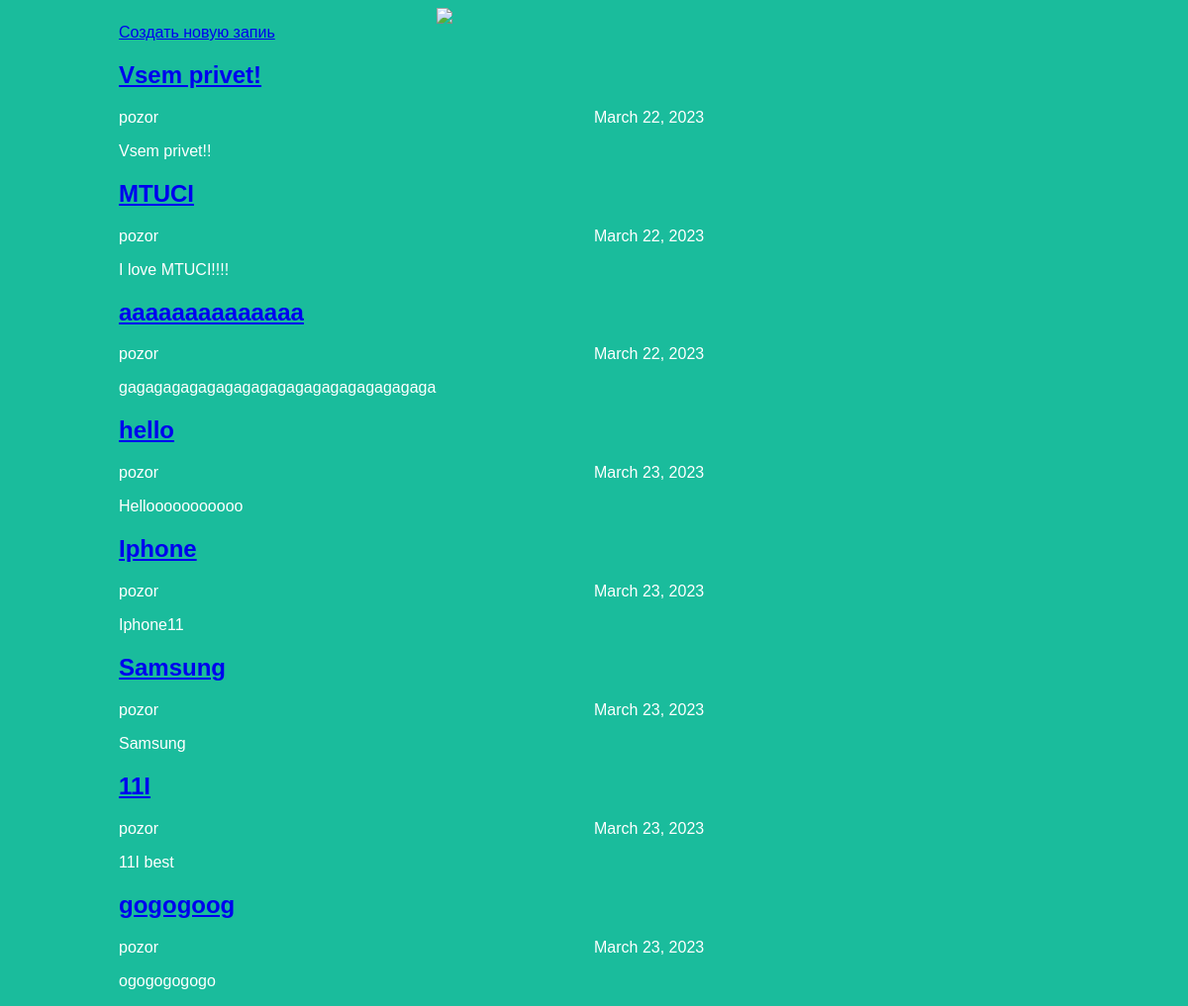
The app's page /article/ with its own data.
### articles/models.py (models this page shows, shortened)
class Article(models.Model):
    title = models.CharField(max_length=200)
    author = models.ForeignKey(User, on_delete=models.CASCADE)
    text = models.TextField()
    created_date = models.DateField(auto_now_add=True)
    def get_excerpt(self):
        return self.text[:140] + "..." if len(self.text) > 140 else self.text

### articles/views.py (the view)
# urls.py: path('article/', views.archive, name="home"),
def archive(request):
    return render(request, 'archive.html',{"posts": Article.objects.all()})

### articles/templates/archive.html (shortened to what this page needs)
<!DOCTYPE html>
<html lang="en">
<head>
    <link rel="stylesheet" href="{{ STATIC_URL }}/static/css/article.css">
</head>
<body>
  <div class="header">
    <img src="https://sun9-4.userapi.com/impg/E6KwO2Z2Peu7pNL_pVaIRleiMWFpce5QEZZtZA/ThdYoxeWbLw.jpg?size=510x382&quality=96&sign=6f323567413ec52d8142bbc09e25f25e&type=album" />
  </div>
  <div class="archive">
    <a href="/article/new/">Создать новую запиь</a>
    {% for post in posts %}
      <div class="one-post">
        <a href="/article/{{ post.id }}">
        <h2 class="post-title">{{ post.title }}</h2>
        </a>
        <div class="article-info">
        <div class="article-author">{{ post.author.username }}</div>
        <div class="article-created- date">{{ post.created_date }}</div>
        </div>
        <p class="article-text">{{ post.get_excerpt }}</p>
      </div>
{% endfor %}
  </div>
</body>
</html>

### articles/static/css/article.css (style rules this page uses)
body { background: #1abc9c; font-family: Tahoma, Arial, sans-serif; color: #ffffff; }
.header img { display: block; width: 318px; margin-left: auto; margin-right: auto; }
.archive { width: 960px; margin-left: auto; margin-right: auto; }
.article-author { width: 50%; float: left; }

### records on screen
Article: title "Vsem privet!", author.username "pozor", created_date "March 22, 2023", get_excerpt "Vsem privet!!"
Article: title "MTUCI", author.username "pozor", created_date "March 22, 2023", get_excerpt "I love MTUCI!!!!"
Article: title "aaaaaaaaaaaaaa", author.username "pozor", created_date "March 22, 2023", get_excerpt "gagagagagagagagagagagagagagagagagaga"
Article: title "hello", author.username "pozor", created_date "March 23, 2023", get_excerpt "Hellooooooooooo"
Article: title "Iphone", author.username "pozor", created_date "March 23, 2023", get_excerpt "Iphone11"
Article: title "Samsung", author.username "pozor", created_date "March 23, 2023", get_excerpt "Samsung"
Article: title "11I", author.username "pozor", created_date "March 23, 2023", get_excerpt "11I best"
Article: title "gogogoog", author.username "pozor", created_date "March 23, 2023", get_excerpt "ogogogogogo"
